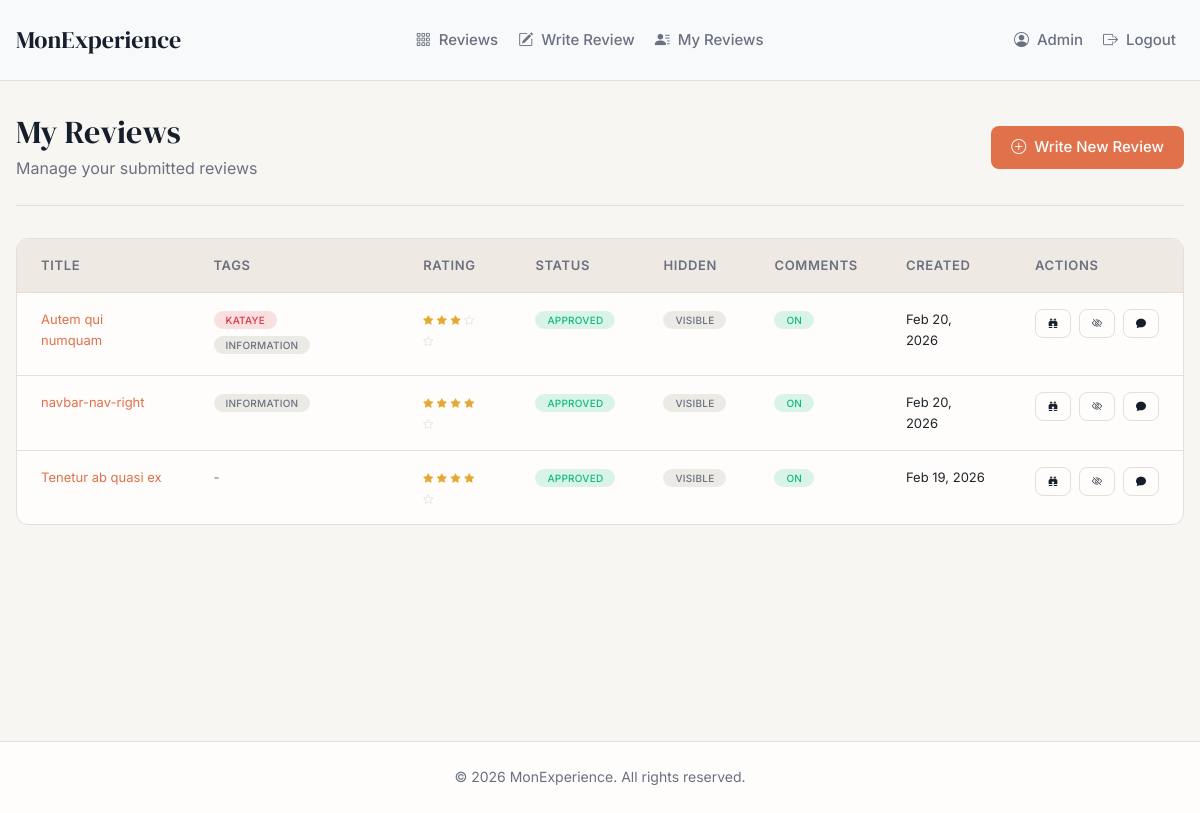
/my-reviews/ (signed in), run on the app's committed database.
### apps/users/models.py (models this page shows, shortened)
class User(AbstractUser):
    id = models.UUIDField(primary_key=True, default=uuid.uuid4, editable=False)
    bio = models.TextField(blank=True)
    avatar = models.ImageField(upload_to="users/avatars/", blank=True)
    country = CountryField()
    phone = PhoneNumberField(
        unique=True,
        region=None,
        help_text="Phone number with country code (e.g., +1234567890)"
    )
    full_name = models.CharField(max_length=150, blank=True, verbose_name="Full Name")
    created_at = models.DateTimeField(auto_now_add=True)
    updated_at = models.DateTimeField(auto_now=True)
    username = None
    USERNAME_FIELD = "phone"
    REQUIRED_FIELDS = ["full_name"]
    class Meta:
        db_table = "users"

### apps/reviews/models.py (models this page shows, shortened)
class Review(BaseModel):
    STATUS_CHOICES = [
        ("pending", "Pending"),
        ("approved", "Approved"),
        ("rejected", "Rejected"),
    ]
    user = models.ForeignKey(
        settings.AUTH_USER_MODEL,
        on_delete=models.CASCADE,
        related_name="reviews"
    )
    tags = models.ManyToManyField(
        Tag,
        related_name="reviews",
        blank=True
    )
    company = models.ForeignKey(
        "companies.Company",
        on_delete=models.CASCADE,
        related_name="reviews",
        help_text="Company this review is about"
    )
    title = models.CharField(max_length=200)
    body = models.TextField()
    rating = models.PositiveSmallIntegerField(
        choices=[(i, str(i)) for i in range(1, 6)]
    )
    faced_company = models.DateTimeField(
        null=True,
        blank=True,
        help_text="When you faced/interacted with the company"
    )
    status = models.CharField(
        max_length=10,
        choices=STATUS_CHOICES,
        default="pending"
    )
    is_hidden = models.BooleanField(default=False, help_text="User can hide their own review")
    comments_enabled = models.BooleanField(default=True, help_text="Allow comments on this review")
    evidence = models.FileField(upload_to="reviews/evidence/", blank=True)
    thumbnail = models.ImageField(upload_to="reviews/thumbnails/", blank=True)
    class Meta:
        ordering = ["-created_at"]
        indexes = [
            models.Index(fields=["status", "-created_at"]),
        ]

class Tag(BaseModel):
    MOOD_CHOICES = [
        ("positive", "Positive"),
        ("neutral", "Neutral"),
        ("negative", "Negative"),
    ]
    name = models.CharField(max_length=100, unique=True)
    slug = models.SlugField(max_length=100, unique=True)
    description = models.TextField(blank=True)
    mood = models.CharField(max_length=20, choices=MOOD_CHOICES, default="neutral")
    class Meta:
        verbose_name_plural = "tags"
        ordering = ["mood", "name"]

### apps/reviews/views.py (the view)
# urls.py: path("my-reviews/", views.my_reviews_view, name="my_reviews"),
@login_required
def my_reviews_view(request):
    if hasattr(request.user, "claimed_company") and request.user.claimed_company:
        messages.error(request, "Company accounts cannot access this page.")
        return redirect("review_list")
    reviews = Review.objects.filter(user=request.user).select_related("company").prefetch_related("tags")
    return render(request, "reviews/my_reviews.html", {"reviews": reviews})

### apps/companies/selectors.py (called while the page is built)
def company_get_for_user(user):
    if not user.is_authenticated:
        return None
    try:
        return Company.objects.get(claimed_by=user)
    except Company.DoesNotExist:
        return None

### config/context_processors.py (called while the page is built)
def company_context(request):
    if request.user.is_authenticated:
        claimed_company = company_get_for_user(request.user)
        return {
            'claimed_company': claimed_company,
        }
    return {}

### templates/reviews/my_reviews.html (shortened to what this page needs)
{% extends "base.html" %}
{% block content %}
<div class="page-header">
    <div>
        <h1 class="page-title">My Reviews</h1>
        <p class="page-subtitle">Manage your submitted reviews</p>
    </div>
    {% if not claimed_company %}
    <a href="{% url 'review_create' %}" class="btn btn-primary">
        <i class="bi bi-plus-circle"></i> Write New Review
    </a>
    {% endif %}
</div>
{% if reviews %}
<div class="table-container">
    <table id="reviews-list" class="table">
        <thead>
            <tr>
                <th>Title</th>
                <th>Tags</th>
                <th>Rating</th>
                <th>Status</th>
                <th>Hidden</th>
                <th>Comments</th>
                <th>Created</th>
                <th>Actions</th>
            </tr>
        </thead>
        <tbody>
            {% for review in reviews %}
            <tr>
                <td>
                    <a href="{% url 'review_detail' review.id %}">{{ review.title }}</a>
                </td>
                <td>
                    {% for tag in review.tags.all %}
                    {% if tag.mood == 'positive' %}
                    <span class="badge badge-positive">{{ tag.name }}</span>
                    {% elif tag.mood == 'negative' %}
                    <span class="badge badge-negative">{{ tag.name }}</span>
                    {% else %}
                    <span class="badge badge-neutral">{{ tag.name }}</span>
                    {% endif %}
                    {% empty %}
                    <span style="color: var(--muted-foreground);">-</span>
                    {% endfor %}
                </td>
                <td>
                    {% for i in "12345" %}
                    {% if forloop.counter <= review.rating %}
                    <i class="bi bi-star-fill rating-star filled"></i>
                    {% else %}
                    <i class="bi bi-star rating-star"></i>
                    {% endif %}
                    {% endfor %}
                </td>
                <td>
                    {% if review.status == 'approved' %}
                    <span class="badge badge-positive">Approved</span>
                    {% elif review.status == 'pending' %}
                    <span class="badge" style="background-color: rgba(245, 158, 11, 0.15); color: var(--warning);">Pending</span>
                    {% else %}
                    <span class="badge badge-negative">Rejected</span>
                    {% endif %}
                </td>
                <td>
                    {% if review.is_hidden %}
                    <span class="badge badge-negative">Hidden</span>
                    {% else %}
                    <span class="badge badge-neutral">Visible</span>
                    {% endif %}
                </td>
                <td>
                    {% if review.comments_enabled %}
                    <span class="badge badge-positive">On</span>
                    {% else %}
                    <span class="badge badge-neutral">Off</span>
                    {% endif %}
                </td>
                <td>{{ review.created_at|date:"M d, Y" }}</td>
                <td>
                    <div style="display: flex; gap: 0.5rem;">
                        <a href="{% url 'review_detail' review.id %}" class="btn btn-sm btn-ghost">
                            <i class="bi bi-binoculars-fill"></i>
                        </a>
                        <a href="{% url 'toggle_hide_review' review.id %}" class="btn btn-sm {% if review.is_hidden %}btn-accent{% else %}btn-ghost{% endif %}">
                            {% if review.is_hidden %}<i class="bi bi-eye"></i>{% else %}<i class="bi bi-eye-slash"></i>{% endif %}
                        </a>
                        <a href="{% url 'toggle_comments' review.id %}" class="btn btn-sm {% if review.comments_enabled %}btn-ghost{% else %}btn-accent{% endif %}">
                            {% if review.comments_enabled %}<i class="bi bi-chat-fill"></i>{% else %}<i class="bi bi-chat"></i>{% endif %}
                        </a>
                    </div>
                </td>
            </tr>
            {% endfor %}
        </tbody>
    </table>
</div>
{% endif %}
{% endblock %}

### templates/base.html (shortened to what this page needs)
{% load static %}
<!DOCTYPE html>
<html lang="en">
<head>
    <link href="https://cdn.jsdelivr.net/npm/bootstrap@5.2.3/dist/css/bootstrap.min.css" rel="stylesheet">
    <link rel="stylesheet" href="https://cdn.jsdelivr.net/npm/bootstrap-icons@1.11.0/font/bootstrap-icons.css">
    <link rel="stylesheet" href="https://cdn.jsdelivr.net/npm/select2@4.0.13/dist/css/select2.min.css" />
    <link rel="stylesheet" href="https://cdn.jsdelivr.net/npm/select2-bootstrap-5-theme@1.3.0/dist/select2-bootstrap-5-theme.min.css" />
    <link rel="stylesheet" href="{% static 'css/styles.css' %}">
</head>
<body>
    <nav class="navbar navbar-expand-lg navbar-light bg-light">
        <div class="container navbar-container">
            <div class="navbar-brand-wrapper">
                <a class="navbar-brand" href="{% url 'review_list' %}">
                    MonExperience
                </a>
            </div>
            <div class="collapse navbar-collapse navbar-menu" id="navbarMenu">
                <ul class="navbar-nav navbar-nav-right me-auto">
                    <li class="nav-item">
                        <a class="nav-link" href="{% url 'review_list' %}">
                            <i class="bi bi-grid-3x3-gap"></i> Reviews
                        </a>
                    </li>
                    {% if user.is_authenticated %}
                    {% if not claimed_company %}
                    <li class="nav-item">
                        <a class="nav-link" href="{% url 'review_create' %}">
                            <i class="bi bi-pencil-square"></i> Write Review
                        </a>
                    </li>
                    {% endif %}
                    {% if not claimed_company %}
                    <li class="nav-item">
                        <a class="nav-link" href="{% url 'my_reviews' %}">
                            <i class="bi bi-person-lines-fill"></i> My Reviews
                        </a>
                    </li>
                    {% endif %}
                    {% endif %}
                </ul>
                <ul class="navbar-nav ms-auto navbar-nav-right">
                    {% if user.is_authenticated %}
                    <li class="nav-item">
                        <a class="nav-link" href="{% url 'profile' %}">
                            <i class="bi bi-person-circle"></i>
                            {{ user.full_name|default:user.phone }}
                        </a>
                    </li>
                    <li class="nav-item">
                        <a class="nav-link" href="{% url 'logout' %}">
                            <i class="bi bi-box-arrow-right"></i> Logout
                        </a>
                    </li>
                    {% endif %}
                </ul>
            </div>
        </div>
    </nav>
    <main class="main-content">
        <div class="container">
            {% block content %}{% endblock %}
        </div>
    </main>
    <footer class="footer">
        <div class="container">
            <p class="footer-content mb-0">&copy; 2026 MonExperience. All rights reserved.</p>
        </div>
    </footer>
</body>
</html>

### data on the page
User: full_name "Admin"
Review: title "Autem qui numquam", rating 3 (drawn), status "APPROVED", is_hidden "VISIBLE", comments_enabled "ON", created_at "Feb 20, 2026"
Tag: name "KATAYE"
Tag: name "INFORMATION"
Review: title "navbar-nav-right", rating 4 (drawn), status "APPROVED", is_hidden "VISIBLE", comments_enabled "ON", created_at "Feb 20, 2026"
Review: title "Tenetur ab quasi ex", rating 4 (drawn), status "APPROVED", is_hidden "VISIBLE", comments_enabled "ON", created_at "Feb 19, 2026"
